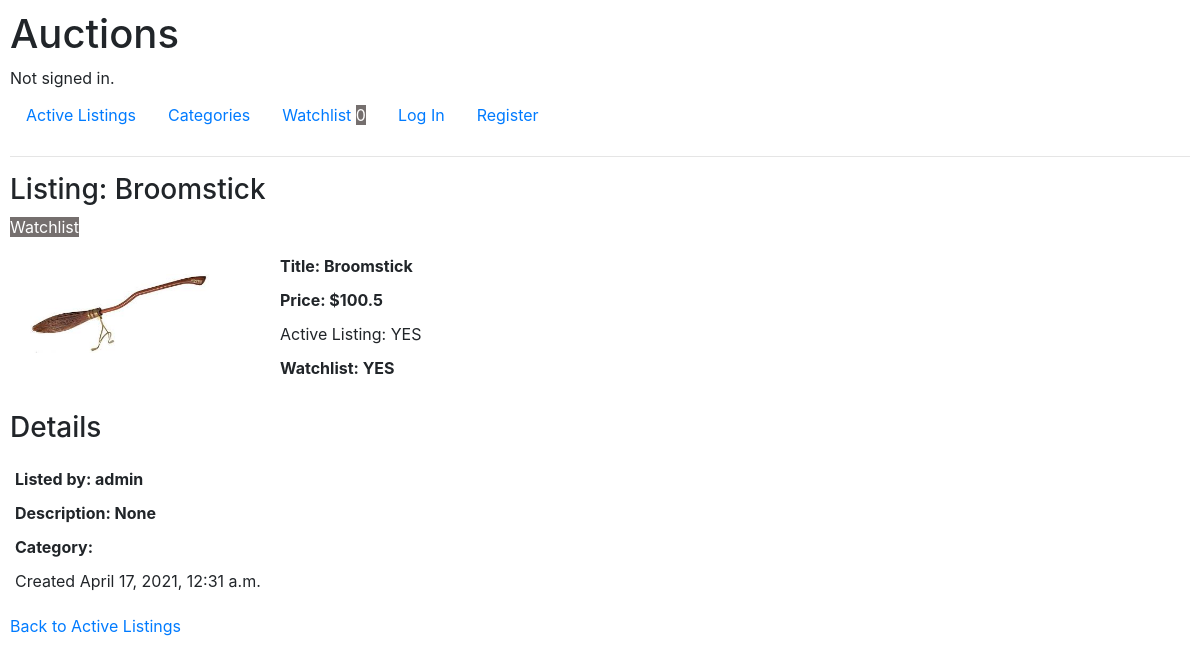
The page /listing_page/2 on the database its author committed.
### auctions/models.py (models this page shows)
class Listing(models.Model):
    title = models.CharField(max_length=64)
    CATEGORY = [
        ("COLTBLE", "Collectible & art"),
        ("ELECTRO", "Electronics"),
        ("FASHION", "Fashion"),
        ("HOME", "Home & garden"),
        ("MUSIC", "Musical Instruments & garden"),
        ("TOY", "Toys & hobbies")
    ]
    category = models.CharField(null=True, blank=True, max_length=10, choices=CATEGORY, default="TOY")
    description = models.CharField(null=True, blank=True, max_length=255)
    price = models.DecimalField(max_digits=7, decimal_places=1)
    photo = models.ImageField(null=True, blank=True, upload_to='images/')
    YES_NO = [ ("YES", "Yes"), ("NO", "No") ]
    active_listing = models.CharField(max_length=3, choices=YES_NO, default="YES")
    listed_by = models.ForeignKey(User, null=True, blank=True, on_delete=models.CASCADE,related_name="user" )
    listing_datetime = models.DateTimeField(auto_now_add=True, blank=True)
    watchlist = models.CharField(max_length=3, choices=YES_NO, default="NO")
    starting_bid = models.DecimalField(max_digits=7, decimal_places=1, default=1.0)

class User(AbstractUser):
    pass

### auctions/views.py (the view)
# urls.py: path("listing_page/<int:listing_id>", views.listing_page, name="listing_page"),
def listing_page(request, listing_id):
    listing = Listing.objects.get(pk=listing_id)
    bidding_price = listing.starting_bid + decimal.Decimal('0.1') # ned to remove
    bid_count = Bid.objects.filter(item=listing).count()
    highest_price = Bid.objects.filter(item=listing).order_by('-price').first()
    if request.user.is_authenticated:
        user = User.objects.get(pk=request.user.id)
        watchlist_count = Watchlist.objects.filter(watcher=user.id, item=listing).count()
        bid_count = Bid.objects.filter(item=listing).count()
        if bid_count > 1:
            bid_max = Bid.objects.filter(item=listing).order_by('-price').first()
            bid_tie = Bid.objects.filter(item=listing, price=bid_max.price)
        else:
            bid_max = 0
            bid_tie = ""
        return render(request, "auctions/listing_page.html", {
            "listing": listing,
            "bidding_price": bidding_price,
            "watchlist_count": watchlist_count,
            "bid_count": bid_count,
            "bid_max": bid_max
        })
    else:
        watchlist_count = 0
    return render(request, "auctions/listing_page.html", {
        "listing": listing,
        "bidding_price": bidding_price,
        "watchlist_count": watchlist_count
    })

### auctions/templates/auctions/listing_page.html (shortened to what this page needs)
{% extends 'auctions/layout.html' %}
{% block body %}
    <h3>Listing: {{listing.title}}</h3>
    {% if listing.watchlist == "YES" %}
        <span class="watchlist">Watchlist</span>
    {% endif %}
    <div class="listing-page">
        <ul>
            {% if listing.photo %}
                <li><img src="{{listing.photo.url}}"></li>
            {% else %}
                <li><img alt="No Image yet!"></li>
            {% endif %}
            <li class="listing-item">Title: {{listing.title}}</li>
            <li class="listing-item">Price: ${{listing.price}}</li>
            <li >Active Listing: {{listing.active_listing}}</li>
            <li class="listing-item">Watchlist: {{listing.watchlist}}</li>
        </ul>
    </div>
    <div>
        <h3>Details</h3>
        <ul>
            <li class="listing-item">Listed by: {{listing.listed_by}}</li>
            <li class="listing-item">Description: {{listing.description}}</li>
            <li class="listing-item">Category: {{listing.catetory}}</li>
            <li class="listing-datetime">Created {{listing.listing_datetime}}</li>
        </ul>
    </div>
    <a href="{% url 'index' %}">Back to Active Listings</a>
{% endblock %}

### auctions/static/auctions/styles.css (style rules this page uses)
body { padding: 10px; }
ul { list-style-type: none; padding: 5px; }
img { float: left; width: 15vw; max-height: 165px; min-width: 150px; padding-top: 15px; margin: 15px 70px 15px 15px; cursor: pointer; }
.listing-item { margin: 10px 0; font-weight: bold; cursor: pointer; }
.watchlist { color: white; background-color: #756f6e; }

### rows shown on the page
Listing: title "Broomstick", photo (picture), price "100.5", active_listing "YES", watchlist "YES", listed_by "admin", description "None", listing_datetime "April 17, 2021, 12:31 a.m."

### other values the page prints
{{ watchlist_count }} "0"
